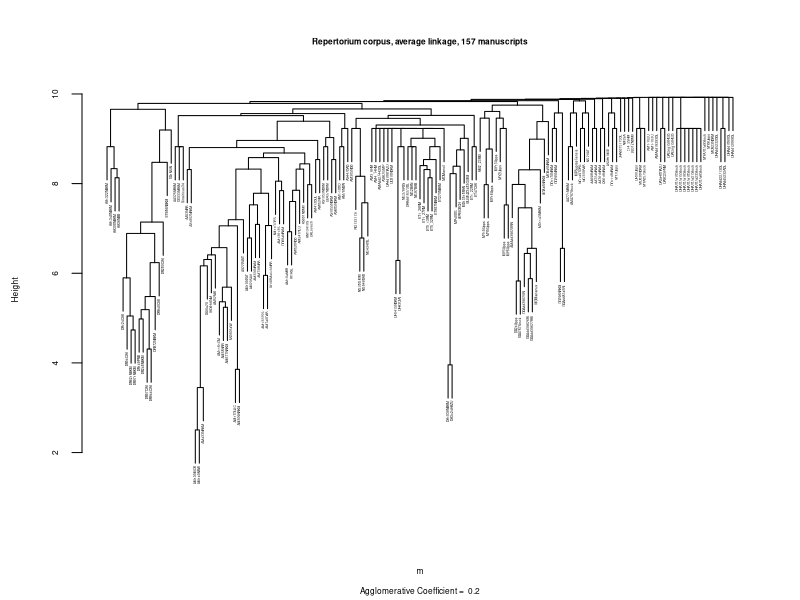
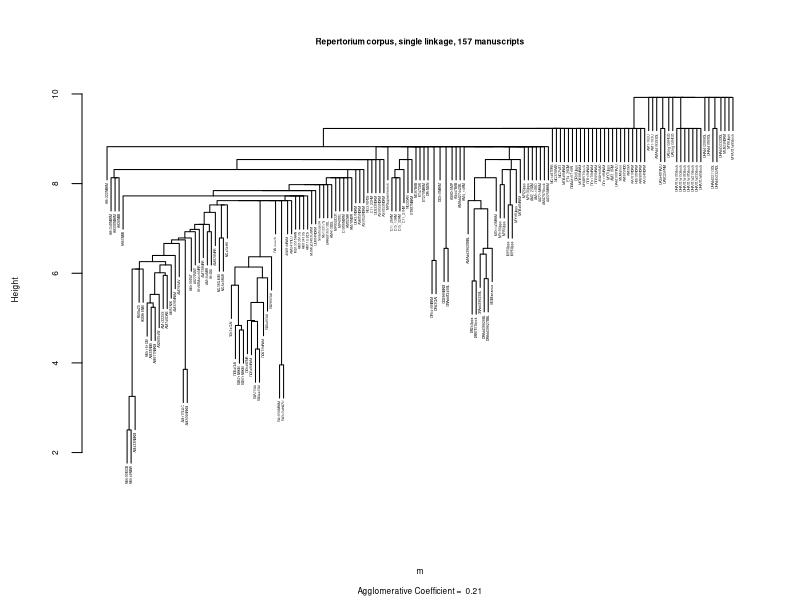
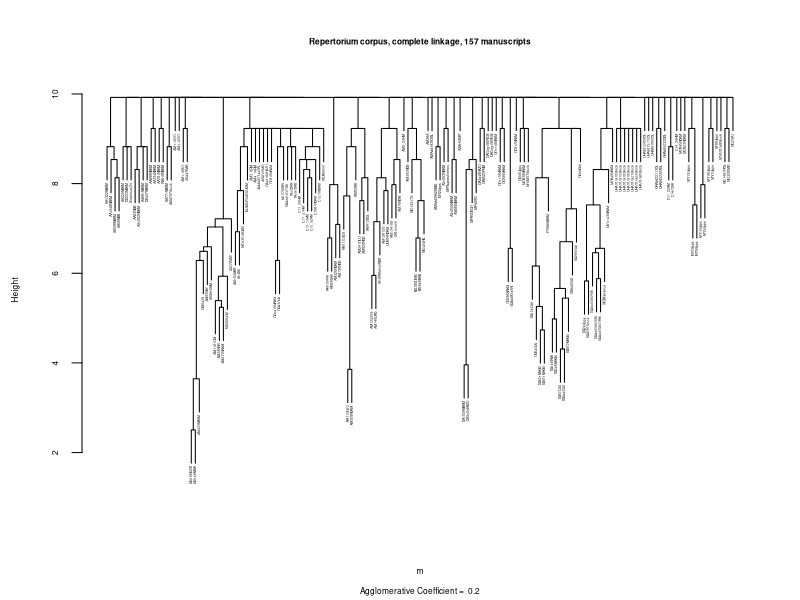
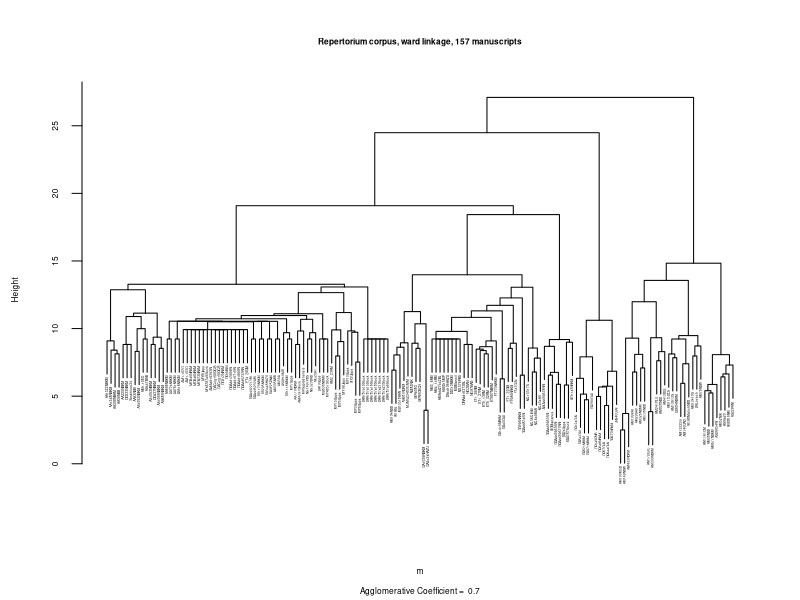
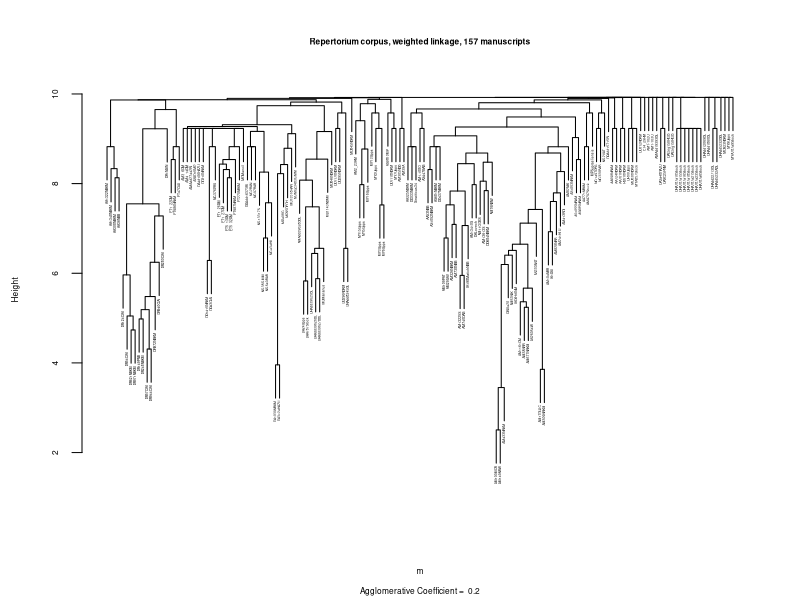

Write the R code that produced these figures, in order.
setwd("~/Dropbox/repertorium/2013-08-03_sofia/dendrogram")
similarities<-scan('output.txt', sep=",") # read vector of reals
size = sqrt(length(similarities)) # to determine matrix dimensions
logs = log(similarities + 1) # reduce extreme variation
subtracted = max(logs) + 1 - logs # convert from similarity to dissimilarity
m = matrix(subtracted, nrow=size, ncol=size)
library(cluster)
labels<-scan('labels.txt',what='',sep=',')
# Methods: average, single, complete, ward, weighted 
#   Omit flexible and gavarage, which are the same as weighted
for (currentMethod in c('average', 'single', 'complete', 'ward', 'weighted')){
  clusters = agnes(m,diss=TRUE,method=currentMethod)
  # Write order information to attach links later
  orderFile<-file(paste(currentMethod,'.order.txt',sep=''))
  writeLines(toString(unlist(clusters["order"])), orderFile)
  close(orderFile)
  # Write svg
  svg(paste(currentMethod,'.svg',sep=''))
  plot(clusters, labels=labels, which.plots = 2, cex = 0.2, 
       cex.main = 0.5, cex.lab = 0.5, cex.axis = 0.5, cex.sub = 0.5, 
       main = paste('Repertorium corpus,', currentMethod, 'linkage,', size, 'manuscripts'))
  dev.off()
}
